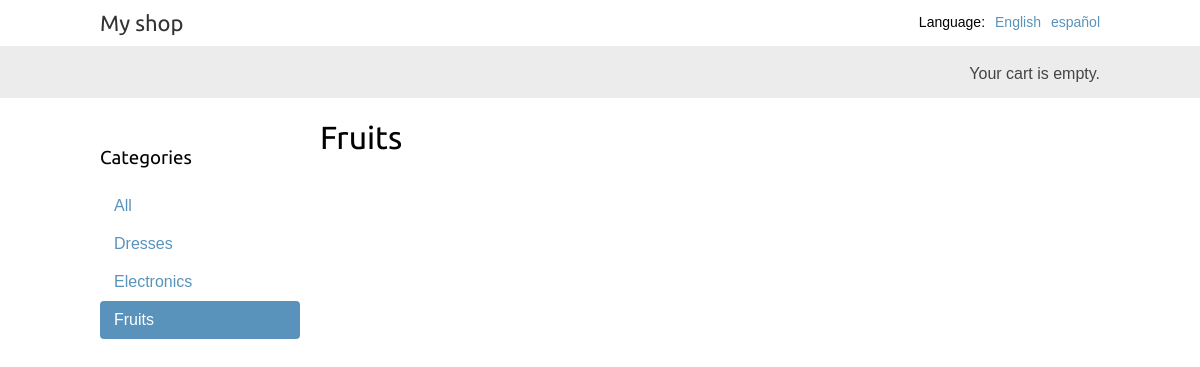
/fruits/, run on the app's committed database.
### shop/models.py (models this page shows, shortened)
class Category(models.Model):
    name = models.CharField(max_length=200, db_index=True)
    slug = models.SlugField(max_length=200, unique=True)
    class Meta:
        ordering = ('name',)
        verbose_name = 'category'
        verbose_name_plural = 'categories'
    def get_absolute_url(self):
        return reverse('shop:product_list_by_category',args=[self.slug])

### shop/views.py (the view)
# urls.py: path('', views.product_list, name='product_list'),
def product_list(request,category_slug=None):
    category = None
    categories = Category.objects.all()
    products = Product.objects.filter(available=True)
    if category_slug:
        category = get_object_or_404(Category, slug=category_slug)
        products = products.filter(category=category)
    return render(request,'shop/product/list.html',{
    'category': category,
    'categories': categories,
    'products': products
    })

### cart/cart.py (called while the page is built)
    def __len__(self):
        return sum(item['quantity'] for item in self.cart.values())

### cart/context_processors.py (called while the page is built)
def cart(request):
    return {'cart': Cart(request)}

### shop/templates/shop/product/list.html (shortened to what this page needs)
{% extends "shop/base.html" %}
{% load i18n %}
{% load static %}
{% block content %}
  <div id="sidebar">
    <h3>{% trans "Categories" %}</h3>
    <ul>
      <li {% if not category %}class="selected"{% endif %}>
        <a href="{% url "shop:product_list" %}">{% trans "All" %}</a>
      </li>
      {% for c in categories %}
        <li {% if category.slug == c.slug %}class="selected"{% endif %}>
          <a href="{{ c.get_absolute_url }}">{{ c.name }}</a>
        </li>
      {% endfor %}
    </ul>
  </div>
  <div id="main" class="product-list">
    <h1>{% if category %}{{ category.name }}{% else %}{% trans "Products" %}{% endif %}</h1>
  </div>
{% endblock %}

### shop/static/css/base.css (style rules this page uses)
body { margin:0; padding:0; font-family:helvetica, sans-serif; }
h1, h2, h3, h4, h5 , h6 { font-family: 'Ubuntu', sans-serif; font-weight:normal; }
a { text-decoration:none; color:#5993bb; }
#sidebar { width:200px; padding:30px 20px 0 0; float:left; }
#sidebar ul { margin:0; padding:0; }
#sidebar ul li { margin:0; list-style:none; padding:10px 14px; }
#sidebar ul li a { display:block; }
#sidebar ul li.selected { background:#5993bb; border-radius:4px; }
#sidebar ul li.selected a { color:#fff; }
#main { float:left; width: 96%; margin-right:-220px; overflow:hidden; }

### data on the page
Category: name "Dresses"
Category: name "Electronics"
Category: name "Fruits"

### other printed values
{{ language.name_local }} "English" "español"
